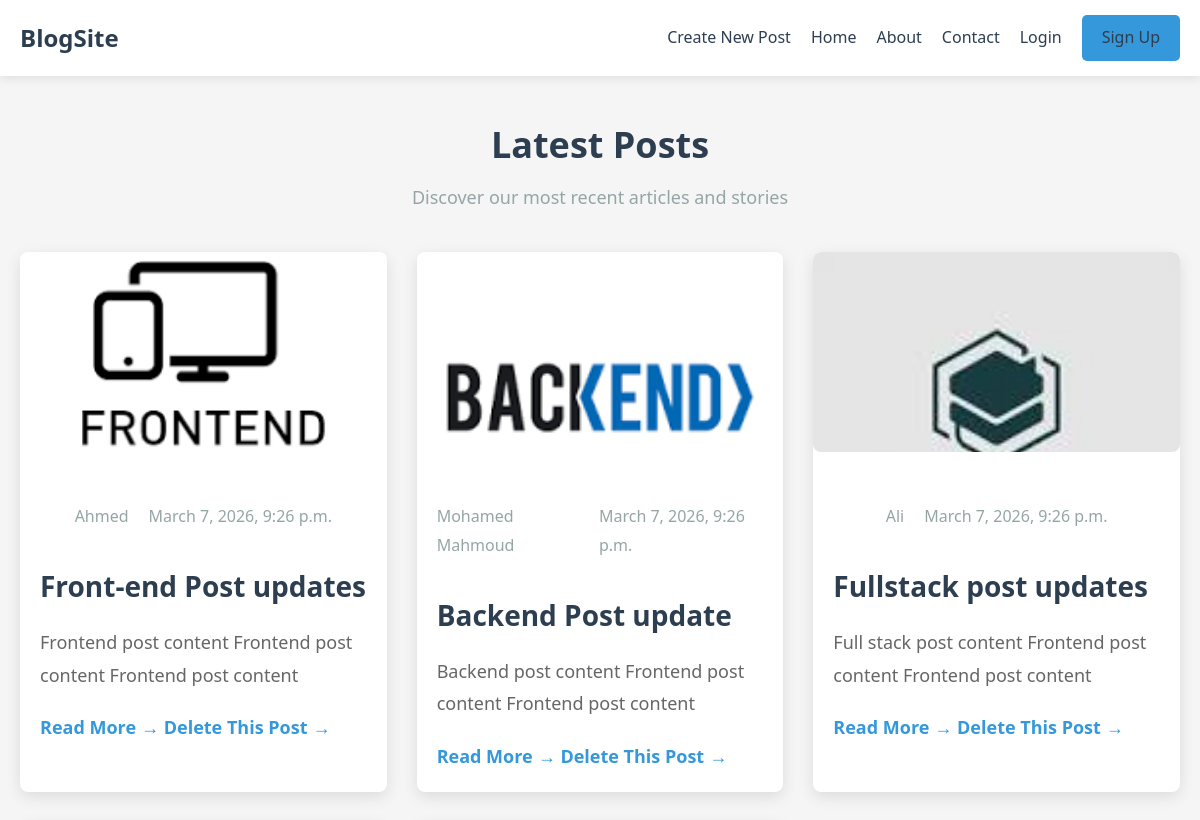
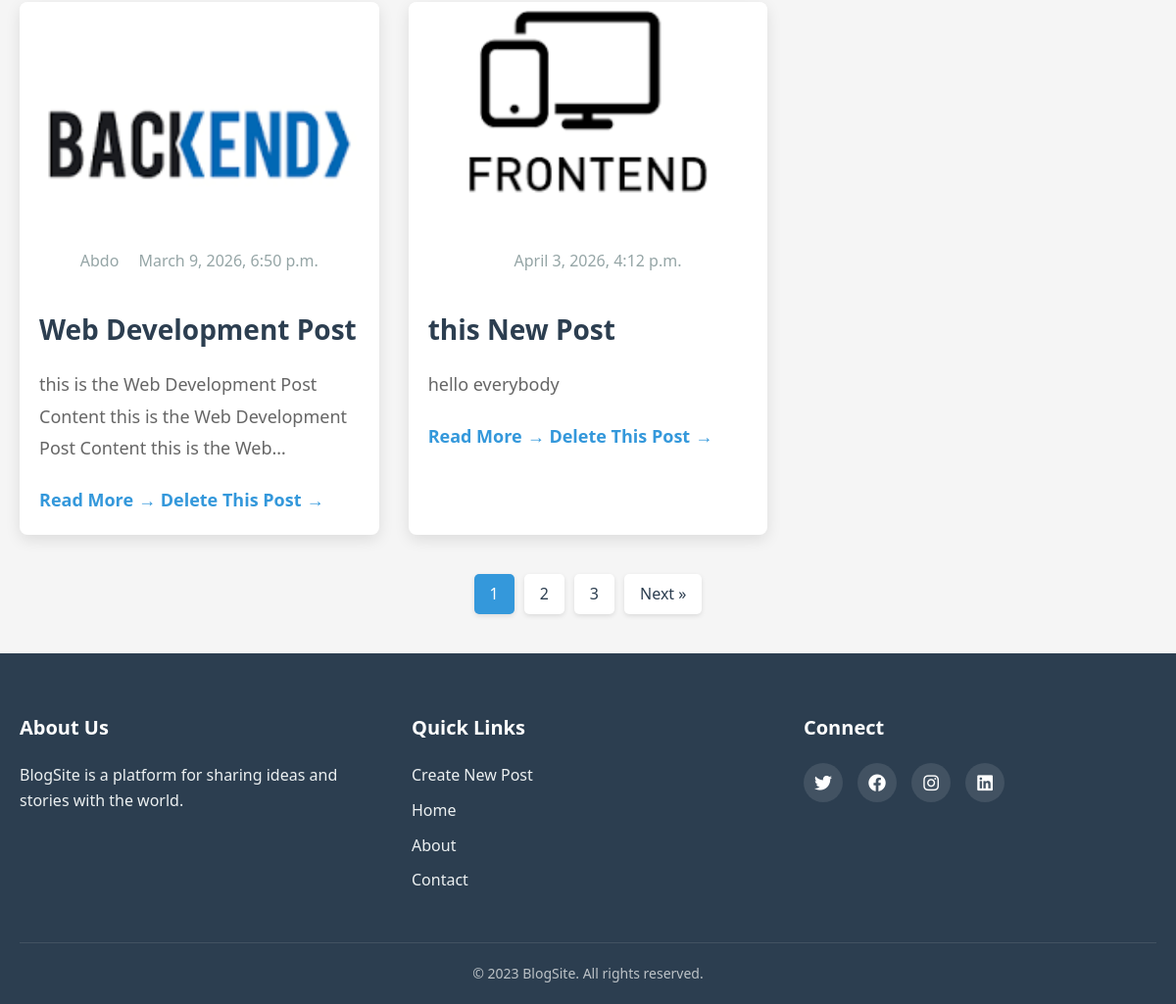
/, run on an earlier commit of the app's database (2 pictures, top to bottom).
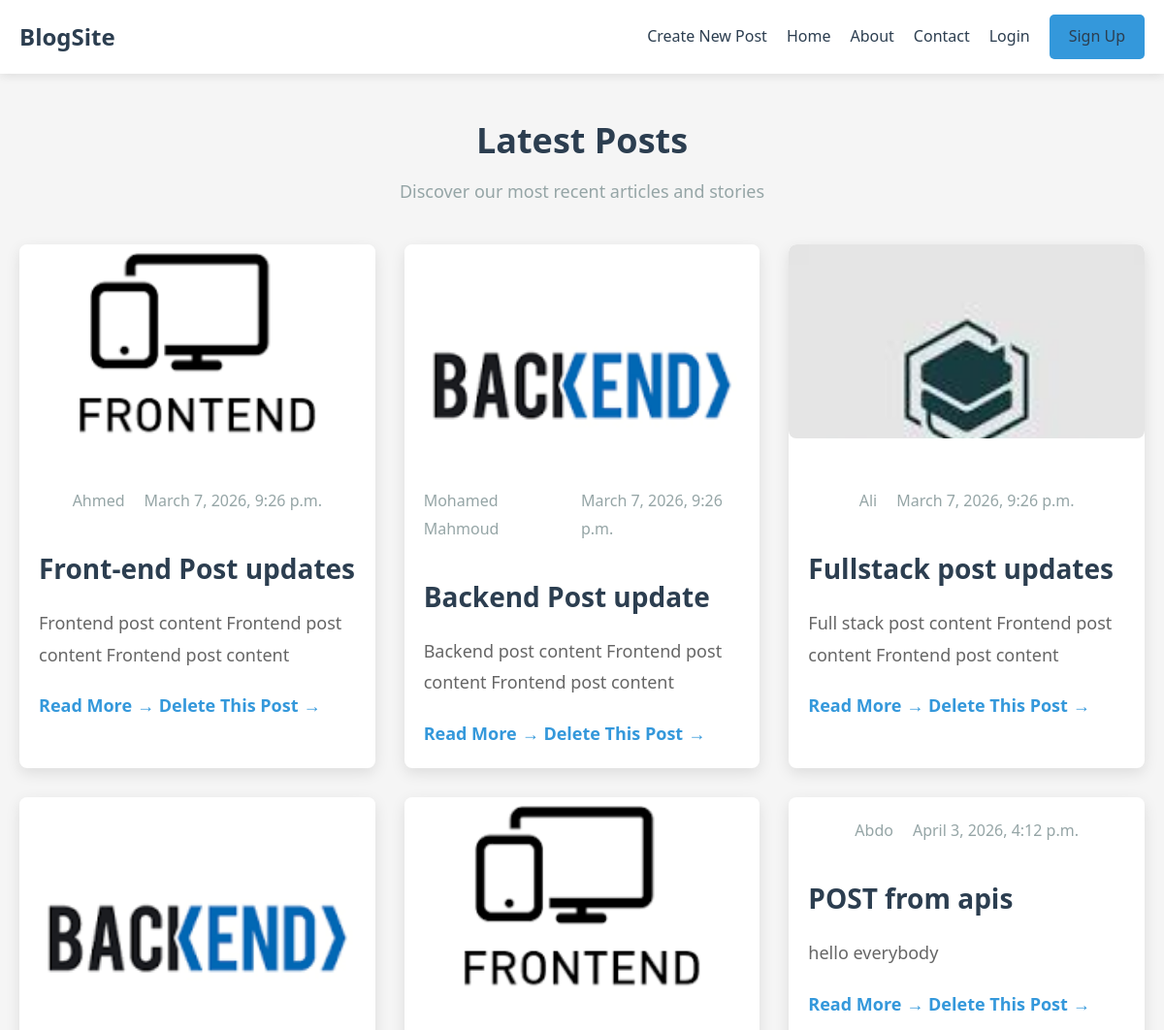
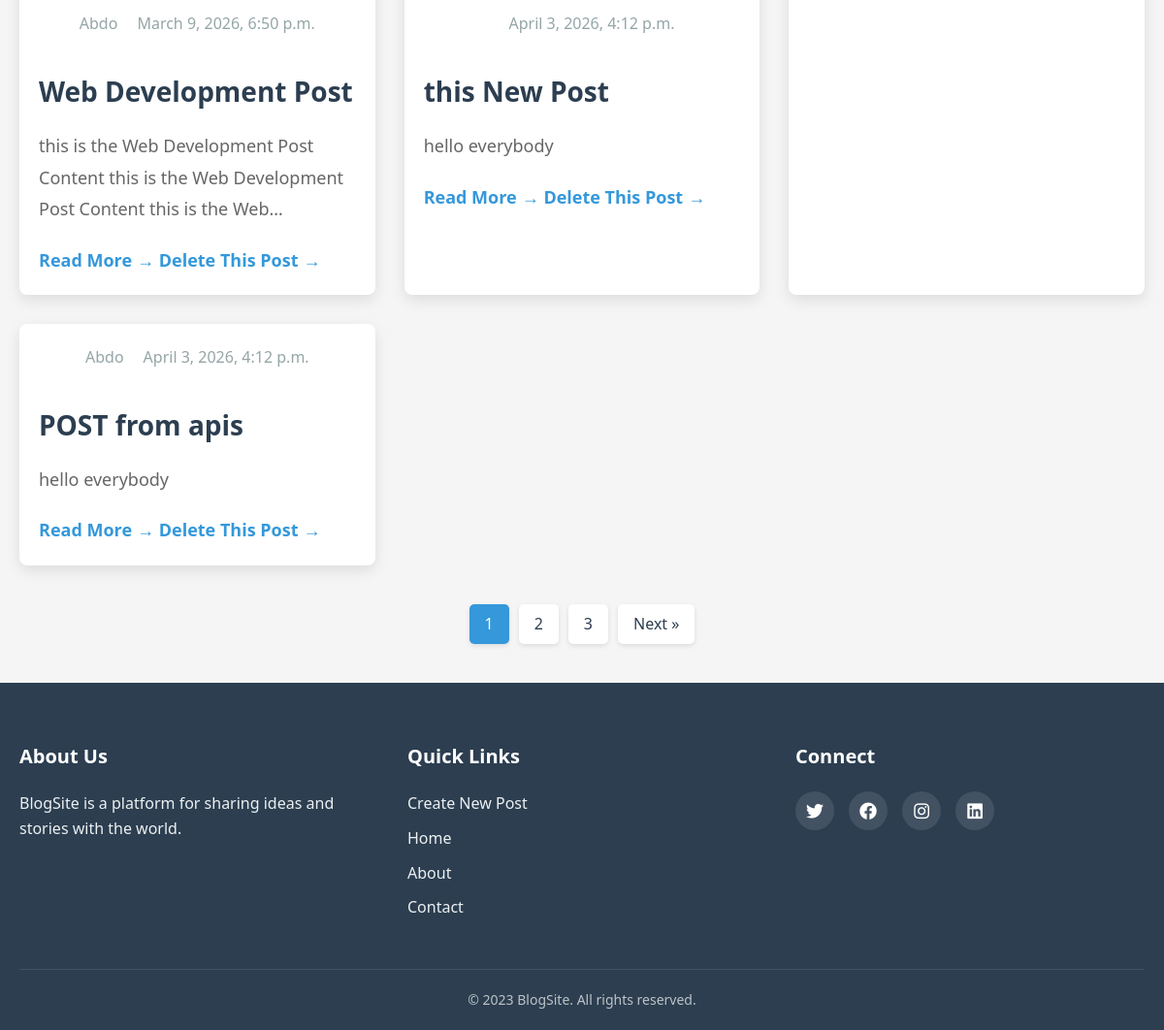
And on a later commit of the database (2 pictures, top to bottom).
### blog/models.py (models this page shows, shortened)
class Post(models.Model):
    title = models.CharField(max_length=100)
    content = models.TextField()
    author = models.CharField(max_length=100)
    created_at = models.DateTimeField(default=timezone.now())
    updated_at = models.DateTimeField(auto_now=True)
    is_published = models.BooleanField(default=True)
    image = models.ImageField(upload_to="posts_images",null=True,blank=True)

### blog/views.py (the view)
# urls.py: path('',posts,name= "all_posts"),
def posts(req):
    posts = Post.objects.all()
    return render(req,'blog/posts.html',{'posts':posts})

### templates/blog/posts.html
{% extends 'base.html' %} {% block content %}
<main class="container">
  <div class="header">
    <h1>Latest Posts</h1>
    <p>Discover our most recent articles and stories</p>
  </div>
  <div class="posts-grid">
    {% for post in posts %}
    <article class="post-card">
      {% if post.image %}
      <div class="post-image">
        <img src="{{post.image.url}}" alt="Post Image" />
      </div>
      {% endif %}
      <div class="post-content">
        <div class="post-meta">
          <span class="author">{{post.author}}</span>
          <span class="date">{{post.created_at}}</span>
        </div>
        <h2>
          <a href="{% url 'post_details' post.id %}">{{post.title}}</a>
        </h2>
        <p class="excerpt">{{post.content}}</p>
        <a href="{% url 'post_details' post.id %}" class="read-more"
          >Read More</a
        >
        <a href="{% url 'delete_post' post.id %}" class="read-more"
          >Delete This Post</a
        >
      </div>
    </article>
    {% endfor %}
  </div>
  <div class="pagination">
    <a href="#" class="page-link active">1</a>
    <a href="#" class="page-link">2</a>
    <a href="#" class="page-link">3</a>
    <a href="#" class="page-link next">Next &raquo;</a>
  </div>
</main>
{% endblock %}

### templates/base.html (shortened to what this page needs)
{% load static %}
<!doctype html>
<html lang="en">
  <head>
    <link rel="stylesheet" href="{% static 'css/style.css' %}" />
    <link
      rel="stylesheet"
      href="https://cdnjs.cloudflare.com/ajax/libs/font-awesome/6.0.0-beta3/css/all.min.css"
    />
  </head>
  <body>
    <nav class="navbar">
      <div class="container">
        <a href="all_posts.html" class="logo">BlogSite</a>
        <div class="nav-links">
          <a href="{% url 'create_post' %}">Create New Post</a>
          <a href="{% url 'all_posts' %}">Home</a>
          <a href="#">About</a>
          <a href="#">Contact</a>
          {% if user.is_authenticated %}
          <a href="{% url 'logout_url' %}">Logout</a>
          <a href="{% url 'update_user_url' %}">{{user.username}}</a>
          {% else %}
          <a href="{% url 'login_url' %}">Login </a>
          <a href="{% url 'register_url' %}" class="btn">Sign Up</a>
          {% endif %}
        </div>
      </div>
    </nav>
    {% block content %} {% endblock %}
    <footer class="footer">
      <div class="container">
        <div class="footer-content">
          <div class="footer-section">
            <h3>About Us</h3>
            <p>
              BlogSite is a platform for sharing ideas and stories with the
              world.
            </p>
          </div>
          <div class="footer-section">
            <h3>Quick Links</h3>
            <ul>
              <li><a href="{% url 'create_post' %}">Create New Post</a></li>
              <li><a href="all_posts.html">Home</a></li>
              <li><a href="#">About</a></li>
              <li><a href="#">Contact</a></li>
            </ul>
          </div>
          <div class="footer-section">
            <h3>Connect</h3>
            <div class="social-links">
              <a href="#"><i class="fab fa-twitter"></i></a>
              <a href="#"><i class="fab fa-facebook"></i></a>
              <a href="#"><i class="fab fa-instagram"></i></a>
              <a href="#"><i class="fab fa-linkedin"></i></a>
            </div>
          </div>
        </div>
        <div class="copyright">
          <p>&copy; 2023 BlogSite. All rights reserved.</p>
        </div>
      </div>
    </footer>
  </body>
</html>

### static/css/style.css (style rules this page uses)
:root { --primary-color: #3498db; --secondary-color: #2c3e50; --light-color: #ecf0f1; --dark-color: #2c3e50; --success-color: #2ecc71; --danger-color: #e74c3c; --warning-color: #f39c12; --info-color: #1abc9c; --gray-color: #95a5a6; --light-gray: #f8f9fa; --dark-gray: #7f8c8d; }
* { margin: 0; padding: 0; box-sizing: border-box; }
body { font-family: 'Segoe UI', Tahoma, Geneva, Verdana, sans-serif; line-height: 1.6; color: #333; background-color: #f5f5f5; }
.container { width: 100%; max-width: 1200px; margin: 0 auto; padding: 0 20px; }
a { text-decoration: none; color: var(--primary-color); transition: all 0.3s ease; }
img { max-width: 100%; height: auto; }
.btn { display: inline-block; background: var(--primary-color); color: #fff; padding: 10px 20px; border-radius: 5px; font-weight: 600; transition: all 0.3s ease; }
.navbar { background: #fff; box-shadow: 0 2px 10px rgba(0, 0, 0, 0.1); position: sticky; top: 0; z-index: 1000; padding: 15px 0; }
.navbar .container { display: flex; justify-content: space-between; align-items: center; }
.logo { font-size: 24px; font-weight: 700; color: var(--dark-color); }
.nav-links { display: flex; align-items: center; gap: 20px; }
.nav-links a { color: var(--dark-color); font-weight: 500; }
.header { text-align: center; margin: 40px 0; }
.header h1 { font-size: 36px; color: var(--dark-color); margin-bottom: 10px; }
.header p { font-size: 18px; color: var(--gray-color); }
.posts-grid { display: grid; grid-template-columns: repeat(auto-fill, minmax(350px, 1fr)); gap: 30px; margin-bottom: 40px; }
.post-card { background: #fff; border-radius: 8px; overflow: hidden; box-shadow: 0 5px 15px rgba(0, 0, 0, 0.1); transition: transform 0.3s ease, box-shadow 0.3s ease; }
.post-image { height: 200px; overflow: hidden; }
.post-image img { width: 100%; height: 100%; object-fit: cover; transition: transform 0.5s ease; }
.post-content { padding: 20px; }
.post-meta { display: flex; gap: 15px; margin-bottom: 10px; font-size: 14px; color: var(--gray-color); }
.post-content h2 { font-size: 22px; margin-bottom: 15px; color: var(--dark-color); }
.post-content h2 a { color: inherit; }
.excerpt { color: #666; margin-bottom: 15px; display: -webkit-box; -webkit-line-clamp: 3; -webkit-box-orient: vertical; overflow: hidden; }
.read-more { font-weight: 600; color: var(--primary-color); display: inline-flex; align-items: center; }
.read-more::after { content: '→'; margin-left: 5px; transition: margin-left 0.3s ease; }
.pagination { display: flex; justify-content: center; gap: 10px; margin: 40px 0; }
.page-link { display: inline-block; padding: 8px 16px; border-radius: 5px; background: #fff; color: var(--dark-color); font-weight: 500; box-shadow: 0 2px 5px rgba(0, 0, 0, 0.1); }
.page-link.active { background: var(--primary-color); color: #fff; }
.post-meta { display: flex; justify-content: center; gap: 20px; color: var(--gray-color); font-size: 16px; margin-bottom: 20px; }
.post-image { margin-bottom: 30px; border-radius: 8px; overflow: hidden; }
.post-image img { width: 100%; height: auto; display: block; }
.post-content { line-height: 1.8; font-size: 18px; color: #444; }
.post-content h2 { font-size: 28px; margin: 30px 0 15px; color: var(--dark-color); }
.post-content p { margin-bottom: 20px; }
.footer { background: var(--dark-color); color: #fff; padding: 60px 0 20px; }
.footer-content { display: grid; grid-template-columns: repeat(auto-fit, minmax(250px, 1fr)); gap: 40px; margin-bottom: 40px; }
.footer-section h3 { font-size: 20px; margin-bottom: 20px; color: #fff; }
.footer-section p { margin-bottom: 15px; color: #ecf0f1; }
.footer-section ul { list-style: none; }
.footer-section ul li { margin-bottom: 10px; }
.footer-section ul li a { color: #ecf0f1; }
.social-links { display: flex; gap: 15px; }
.social-links a { display: inline-flex; align-items: center; justify-content: center; width: 40px; height: 40px; background: rgba(255, 255, 255, 0.1); border-radius: 50%; color: #fff; font-size: 18px; transition: all 0.3s ease; }
.copyright { text-align: center; padding-top: 20px; border-top: 1px solid rgba(255, 255, 255, 0.1); color: #bdc3c7; font-size: 14px; }

What changed in the data, as far as the page shows it:
added Post: author "Abdo", created_at "April 3, 2026, 4:12 p.m.", title "POST from apis", content "hello everybody"
added Post: author "Abdo", created_at "April 3, 2026, 4:12 p.m.", title "POST from apis", content "hello everybody"
